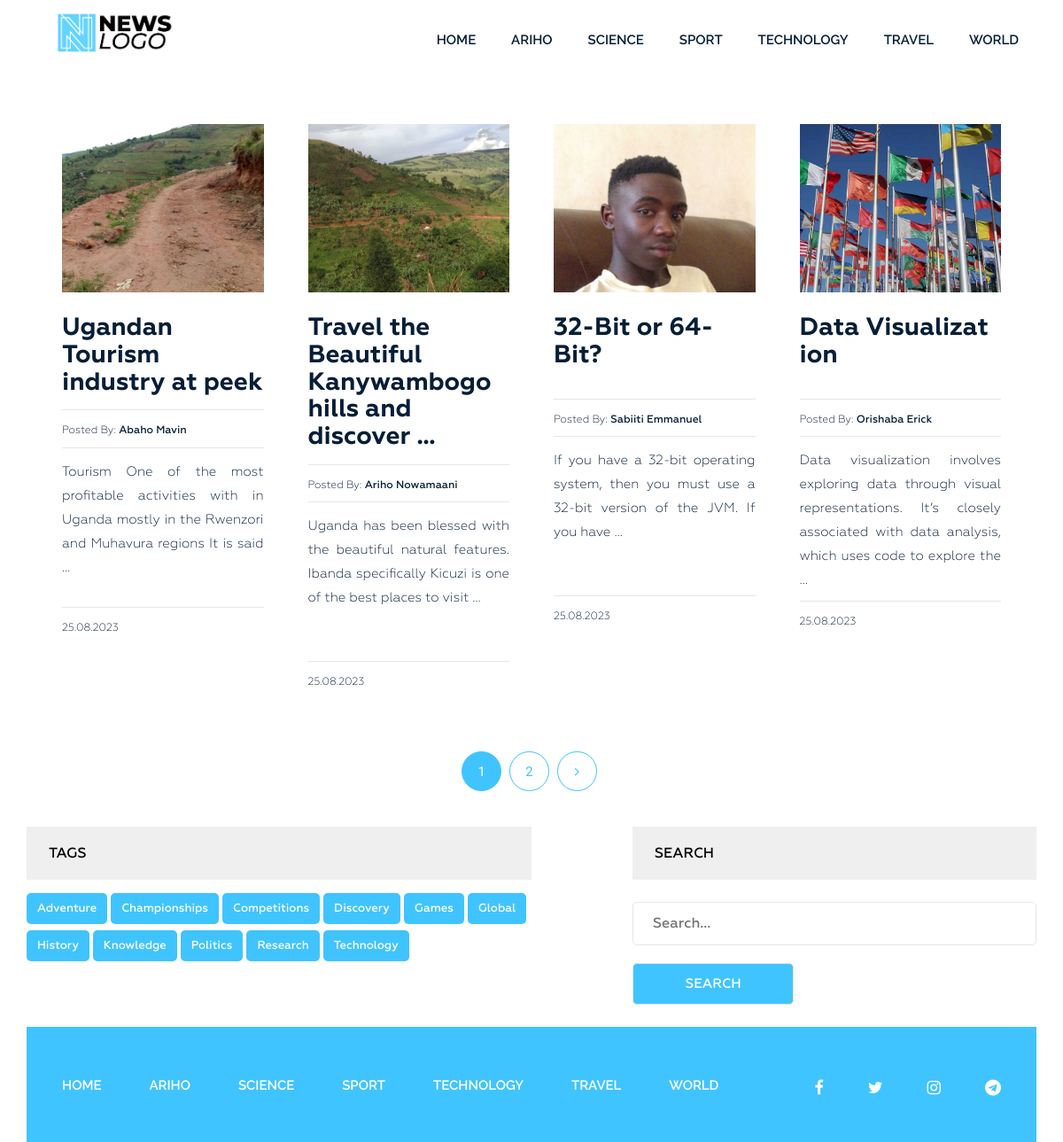
/tag/adventure/, run on the app's committed database.
### news/models.py (models this page shows, shortened)
class Category(models.Model):
    title = models.CharField(max_length=255)
    slug = models.SlugField(max_length=255, verbose_name='Category_url', unique=True)
    def get_absolute_url(self):
        return reverse('category', kwargs={"slug": self.slug})
    class Meta:
        verbose_name = 'Category(s)'
        verbose_name_plural = 'Categories'
        ordering = ['title']

class Post(models.Model):
    title = models.CharField(max_length=255, verbose_name='Name')
    slug = models.SlugField(max_length=255, unique=True, verbose_name='Link')
    author = models.CharField(max_length=100, verbose_name='Author')
    content = models.TextField(blank=True, verbose_name='Content')
    created_at = models.DateTimeField(default=timezone.now(), verbose_name='Published')
    photo = models.ImageField(upload_to='photos/%Y/%m/%d/', blank=True, verbose_name='Photo')
    views = models.IntegerField(default=0, verbose_name='Number of views')
    category = models.ForeignKey(Category, on_delete=models.PROTECT, related_name='posts', verbose_name='Category')
    tags = models.ManyToManyField(Tag, blank=True, related_name='posts', verbose_name='Tag')
    is_published = models.BooleanField(default=True)
    def get_absolute_url(self):
        return reverse('post', kwargs={"slug": self.slug})
    class Meta:
        verbose_name = 'Article(s)'
        verbose_name_plural = 'Articles'
        ordering = ['-created_at']

class Tag(models.Model):
    title = models.CharField(max_length=50)
    slug = models.SlugField(max_length=50, verbose_name='Slug_url', unique=True)
    def __str__(self):
        return self.title
    def get_absolute_url(self):
        return reverse('tag', kwargs={"slug": self.slug})
    class Meta:
        verbose_name = 'Tag'
        verbose_name_plural = 'Tags'
        ordering = ['title']

### news/views.py (the view)
# urls.py: path('tag/<str:slug>/', PostsByTag.as_view(), name='tag'),
class PostsByTag(ListView):
    template_name = 'news/tag.html'
    context_object_name = 'posts'
    paginate_by = 4
    allow_empty = False
    def get_queryset(self):
        queryset = Post.objects.filter(tags__slug=self.kwargs['slug']).order_by('-created_at')
        if not queryset.exists():
            raise Http404("No posts found with this tag.")
        return queryset
    def get_context_data(self, *, object_list=None, **kwargs):
        context = super().get_context_data(**kwargs)
        context['title'] = 'Записи по тегу: ' + str(Tag.objects.get(slug=self.kwargs['slug']))
        return context

### news/templatetags/menu.py (called while the page is built)
@register.inclusion_tag('news/menu_tpl.html')
def show_menu(menu_class='menu'):
    categories = Category.objects.all()
    return {"categories": categories, "menu_class": menu_class}

### news/templatetags/sidebar.py (called while the page is built)
@register.inclusion_tag('news/tags_tpl.html')
def get_tags():
    tags = Tag.objects.all()
    return {"tags": tags}

### news/templates/news/tag.html (shortened to what this page needs)
{% extends 'base.html' %}
{% load static %}
{% load sidebar %}
{% block content %}
<section class="blog-post-area">
    <div class="container">
        <div class="row">
            <div class="blog-post-area-style">
                {% for post in posts %}
                    <div class="col-md-3">
                        <div class="single-post">
                            <div class="main-img">
                                {% if post.photo %}
                                <img src="{{ post.photo.url }}" alt="{{ post.title }}">
                                {% else %}
                                <img src="{% static 'img/no-image.jpeg'%}" alt="{{ post.title }}" height="201" width="300">
                                {% endif %}
                            </div>
                            <h3><a href="{{ post.get_absolute_url }}">{{ post.title|truncatewords_html:7|safe }}</a></h3>
                            <h4><span>Posted By: <span class="author-name">{{ post.author }}</span></span></h4>
                            <a href="{{ post.get_absolute_url }}"><p>{{ post.content|truncatewords_html:20|safe }}</p></a>
                            <h4><span>{{ post.created_at|date:"d.m.Y" }}</span></h4>
                        </div>
                    </div>
                {% endfor %}
            </div>
        </div>
        {% if page_obj.has_other_pages %}
            <div class="pegination">
                <div class="nav-links">
                    {% for p in page_obj.paginator.page_range %}
                        {% if page_obj.number == p %}
                        <span class="page-numbers current">{{ p }}</span>
                        {% elif p > page_obj.number|add:-3 and p < page_obj.number|add:3 %}
                        <a class="page-numbers" href="?page={{ p }}">{{ p }}</a>
                        {% endif %}
                    {% endfor %}
                    {% if page_obj.has_next %}
                    <a class="page-numbers" href="?page={{ page_obj.next_page_number }}"><i class="fa fa-angle-right" aria-hidden="true"></i></a>
                    {% endif %}
                </div>
            </div>
        {% endif %}
        <section class="main-nav single-blog-area">
            <div class="right-tags">
                {% get_tags %}
            </div>
            <div class="left-search newsletter">
                <h2 class="sidebar-title main-tl">Search</h2>
                <form action="{% url 'search' %}" method="get">
                    <input type="text" name="s" id="" placeholder="Search...">
                    <input type="submit" value="Search">
                </form>
            </div>
        </section>
    </div>
</section>
{% endblock %}

### news/templates/news/tags_tpl.html
<div class="tags">
    <h2 class="sidebar-title main-tl">Tags</h2>
    {% for tag in tags %}
    <p><a href="{{ tag.get_absolute_url }}">{{ tag.title }}</a></p>
    {% endfor %}
</div>

### news_app/static/slider.css (style rules this page uses)
p { position: relative; font-size: 24px; text-align: center; display: block; align-items: center; vertical-align: center; }
.overlay-content p, a { color: #ffffff; }

### data on the page
Category: title "ARIHO"
Category: title "SCIENCE"
Category: title "SPORT"
Category: title "TECHNOLOGY"
Category: title "TRAVEL"
Category: title "WORLD"
Post: photo (picture), title "Ugandan Tourism industry at peek", author "Abaho Mavin", content "Tourism One of the most profitable activities with in Uganda mostly in the Rwenzori and Muhavura regions It is said …", created_at "25.08.2023"
Post: photo (picture), title "Travel the Beautiful Kanywambogo hills and discover …", author "Ariho Nowamaani", content "Uganda has been blessed with the beautiful natural features. Ibanda specifically Kicuzi is one of the best places to visit …", created_at "25.08.2023"
Post: photo (picture), title "32-Bit or 64-Bit?", author "Sabiiti Emmanuel", content "If you have a 32-bit operating system, then you must use a 32-bit version of the JVM. If you have …", created_at "25.08.2023"
Post: photo (picture), title "Data Visualizat ion", author "Orishaba Erick", content "Data visualization involves exploring data through visual representations. It’s closely associated with data analysis, which uses code to explore the …", created_at "25.08.2023"
Tag: title "Adventure"
Tag: title "Championships"
Tag: title "Competitions"
Tag: title "Discovery"
Tag: title "Games"
Tag: title "Global"
Tag: title "History"
Tag: title "Knowledge"
Tag: title "Politics"
Tag: title "Research"
Tag: title "Technology"

### other printed values
{{ p }} "1"
{{ p }} "2"
